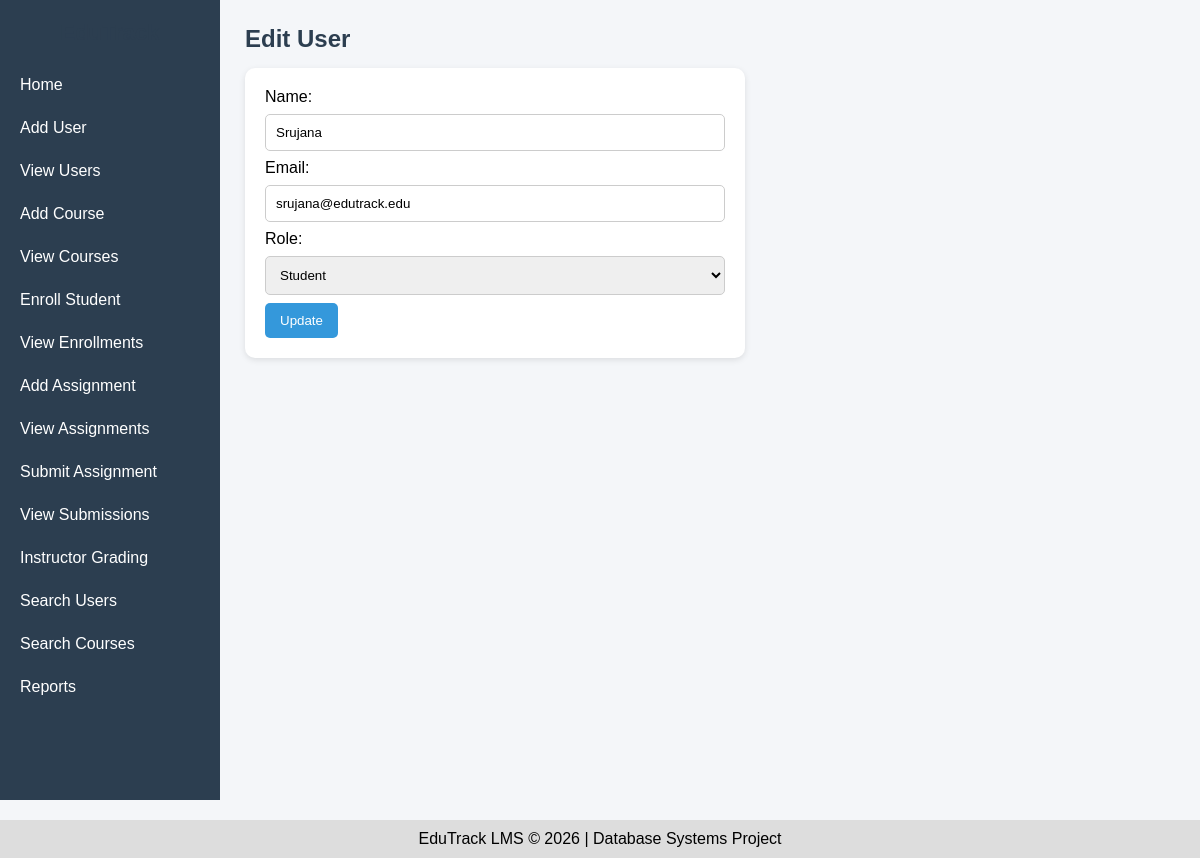
Page /edit_user/1 on the committed database.
### tables this page shows
CREATE TABLE Users (
        user_id INTEGER PRIMARY KEY AUTOINCREMENT,
        name TEXT NOT NULL,
        email TEXT UNIQUE NOT NULL,
        role TEXT CHECK(role IN ('student', 'instructor')) NOT NULL
    );

### app.py (the view, shortened to what this page needs)
@app.route('/edit_user/<int:user_id>', methods=['GET', 'POST'])
def edit_user(user_id):
    db = get_db()
    user = db.execute(
        'SELECT * FROM Users WHERE user_id = ?',
        (user_id,)
    ).fetchone()
    return render_template('edit_user.html', user=user)

### app.py (called while the page is built)
def get_db():
    if 'db' not in g:
        g.db = sqlite3.connect(app.config['DATABASE'])
        g.db.row_factory = sqlite3.Row
        g.db.execute("PRAGMA foreign_keys = ON")
    return g.db

### templates/edit_user.html (shortened to what this page needs)
{% extends 'base.html' %}
{% block content %}
<h2>Edit User</h2>
<form method="POST">
    Name: <input type="text" name="name" value="{{ user.name }}" required><br>
    Email: <input type="email" name="email" value="{{ user.email }}" required><br>
    Role:
    <select name="role">
        <option value="student" {% if user.role == 'student' %}selected{% endif %}>Student</option>
    </select><br>
    <button type="submit">Update</button>
</form>
{% endblock %}

### static/style.css (style rules this page uses)
* { margin: 0; padding: 0; box-sizing: border-box; }
body { font-family: Arial, sans-serif; background: #f4f6f9; }
h1, h2 { margin-bottom: 15px; color: #2c3e50; }
form { background: white; padding: 20px; max-width: 500px; border-radius: 10px; box-shadow: 0 2px 6px rgba(0,0,0,0.1); }
input, select { width: 100%; padding: 10px; margin: 8px 0; border: 1px solid #ccc; border-radius: 5px; }
button { padding: 10px 15px; background: #3498db; color: white; border: none; border-radius: 5px; cursor: pointer; }

### rows in the picture
Users: name "Srujana", email "srujana@edutrack.edu", role "Student"
